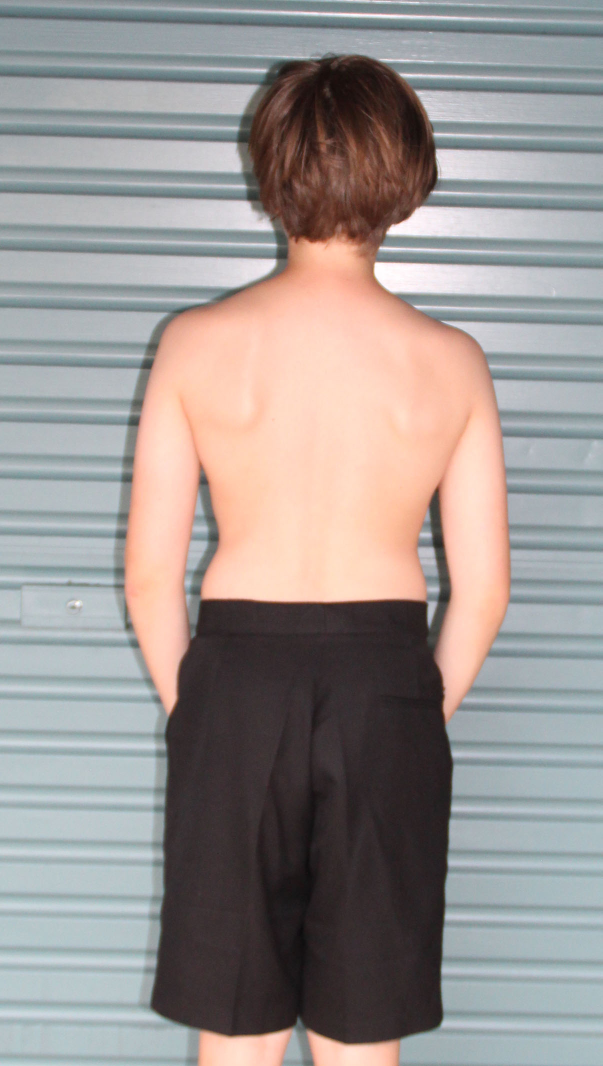
#> input picture pic-origs/IMG_6199 Kopie 2.jpg, 1205 x 2132 px (shown at 1/2 size); its folder holds only this picture in this run
$ python -i BodyRect.py   (imports and definitions only)   (older library calls are emulated)
#> lines starting #> are read from the running program, lines starting #| are printed output that depends on the picture; after the words box and inside, x2 and y2 are one past the last pixel; in counts of white or black regions, pixels touching at a corner belong together
import numpy as np
import cv2
import imutils
from scipy import ndimage
from numpy import float32
from toolbox import *


class BodyRect:
#     Image Variables:
#      - backup: input image that can be resetted
#      - image: input image as it is
#      - img_hsv: HSV Converted image
#      - mask: Skin-Color-Range mask
#      - masked: image masked through mask
#      - masked_grey: masked image converted ino grey (after RGB conversion)
#      - edged: after edge test_outlier_detection
#      - rect: Contour and Mask selected ROI of image
#      - maskedRect: Contour and Mask selected ROI of masked
#      - maskedGreyRect: maskedRect from Grey image
#
#     Other Variables:
#      - quality: is white pixels/black pixels in the maskedRect-SkinColorMask
#      - rectShape: is (x,y,w,h) of the ROI in image
#      - center: contour-Center (x,y)
#      - heightBoundary: Dictionary (upperY and lowerY) initialized to 0. Will be set by user to mark upper and lower border for normalization

    # define range of skin color in HSV, following partly the paper of Kolkur et al.
    # Human Skin Detection Using RGB, HSV and YCbCr Color Models
    lower_skin_hsv = np.array([0,58,0])
    upper_skin_hsv = np.array([25,173,255])

    def __init__(self, img, autodetect='on'):
#> called with autodetect = 'on'
        self.quality = 0
        self.image=img
        if autodetect=='off':
            self.rect=img
            self.masked = img
            self.masked_grey = cv2.cvtColor(self.masked, cv2.COLOR_RGB2GRAY)
            self.maskedRect=self.masked
            self.maskedGreyRect = self.masked_grey
            rh, rw,_ = img.shape
            self.rectShape=(0,0,rw,rh)
            return

        self.backup=img.copy()
        self.img_hsv = cv2.cvtColor(self.image, cv2.COLOR_BGR2HSV)
#> self.img_hsv: shape (2132, 1205, 3); mean H, S, V 67.7, 41.3, 162.2

        # Threshold the HSV image to get only skin colors
        self.mask = cv2.inRange(self.img_hsv, BodyRect.lower_skin_hsv, BodyRect.upper_skin_hsv)
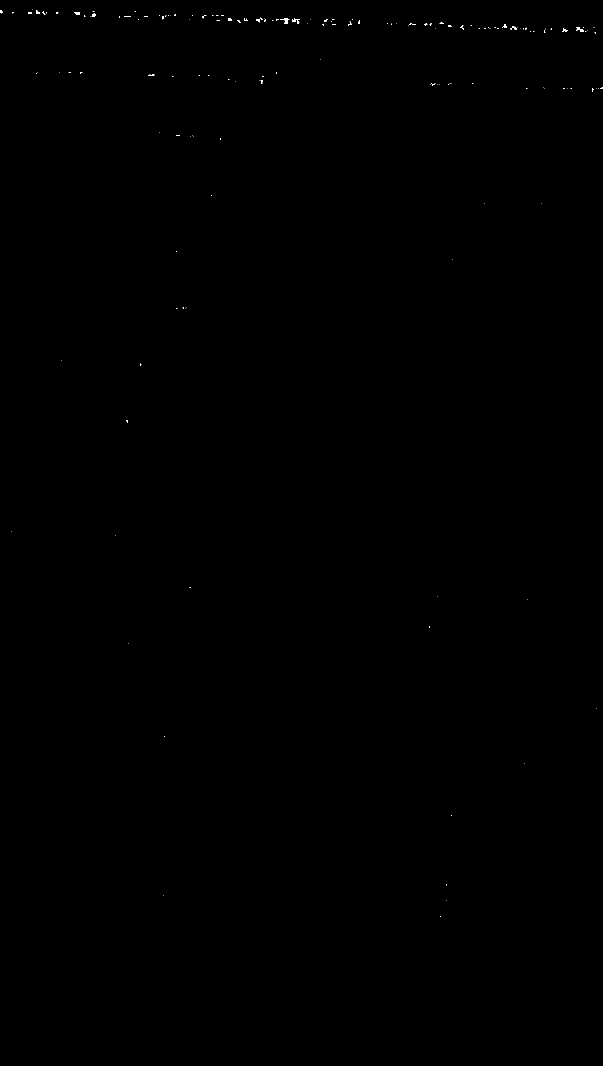
#> self.mask: shape (2132, 1205) (shown at 1/2 size); 0.05% white in thin lines or dots, all inside (x1, y1, x2, y2) = (0, 19, 1205, 1834)
        kernel = cv2.getStructuringElement(cv2.MORPH_RECT, (9, 9))
        self.mask = cv2.dilate(self.mask, kernel, iterations=1)
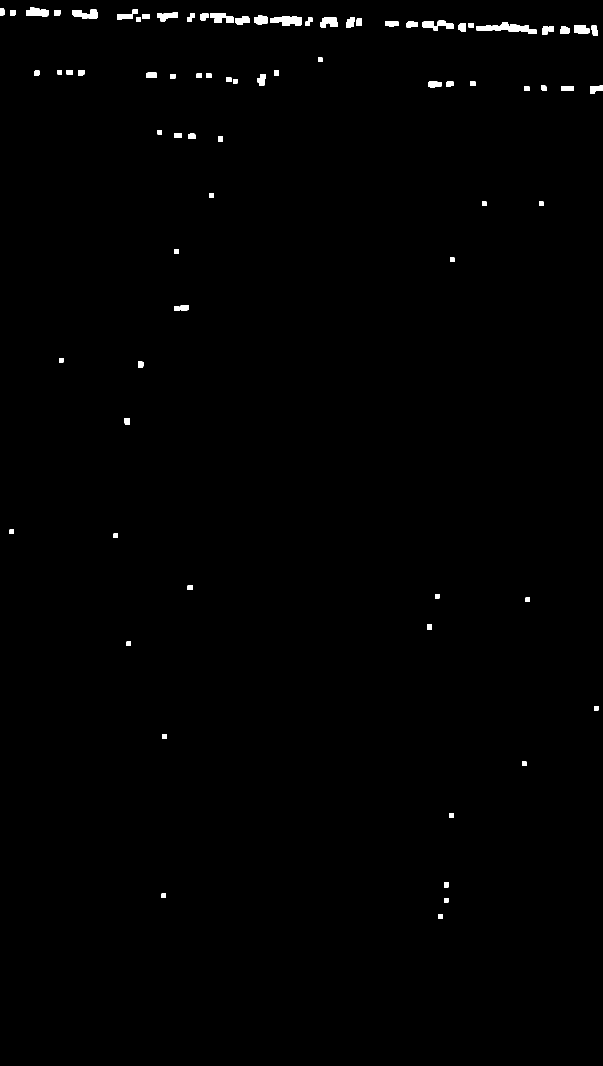
#> self.mask: shape (2132, 1205) (shown at 1/2 size); 0.66% white; 81 white regions, largest, box (x1, y1, x2, y2) and area: (953, 44, 1073, 68) 1383, (540, 33, 604, 52) 921, (844, 41, 908, 61) 710
        self.mask = cv2.erode(self.mask, kernel, iterations=1)
#> self.mask: shape (2132, 1205); 0.08% white; 102 white regions (72 under 20 px), largest, box (x1, y1, x2, y2) and area: (544, 37, 600, 48) 257, (56, 19, 94, 30) 169, (1152, 54, 1175, 64) 137

        self.masked = cv2.bitwise_and(self.image,self.image, mask= self.mask)
        self.masked_rgb = cv2.cvtColor(self.masked, cv2.COLOR_HSV2RGB)
        self.masked_grey = cv2.cvtColor(self.masked_rgb, cv2.COLOR_RGB2GRAY)

        # Grey conversion and Canny edge detection of the cropped image

        self.edged = cv2.Canny(self.masked, 50, 100)
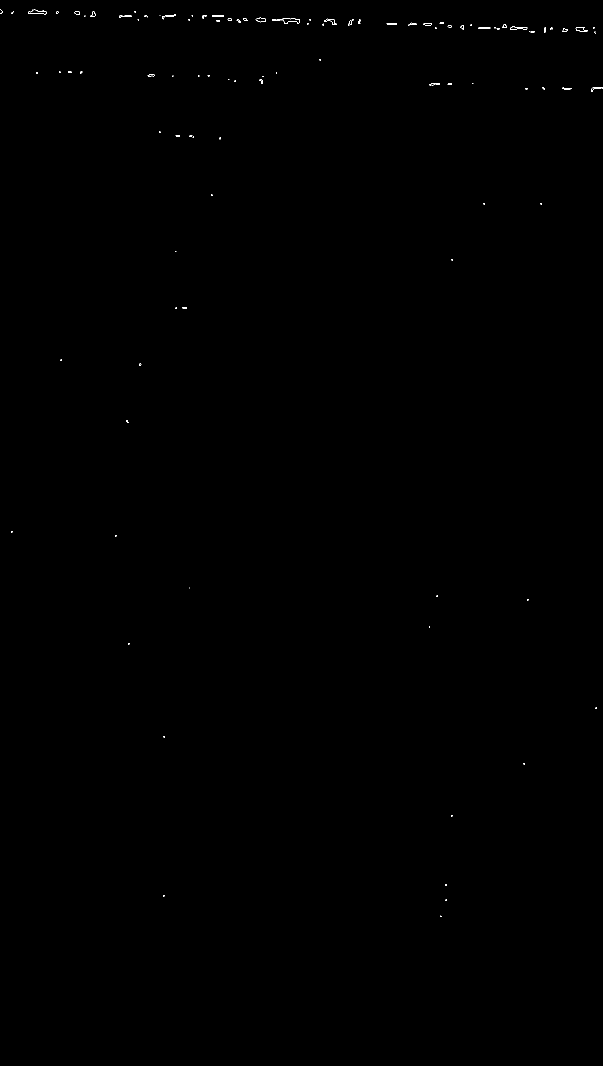
#> self.edged: shape (2132, 1205) (shown at 1/2 size); 0.07% white in thin lines or dots, all inside (x1, y1, x2, y2) = (0, 19, 1205, 1834)
        self.edged = cv2.dilate(self.edged, kernel, iterations=1)
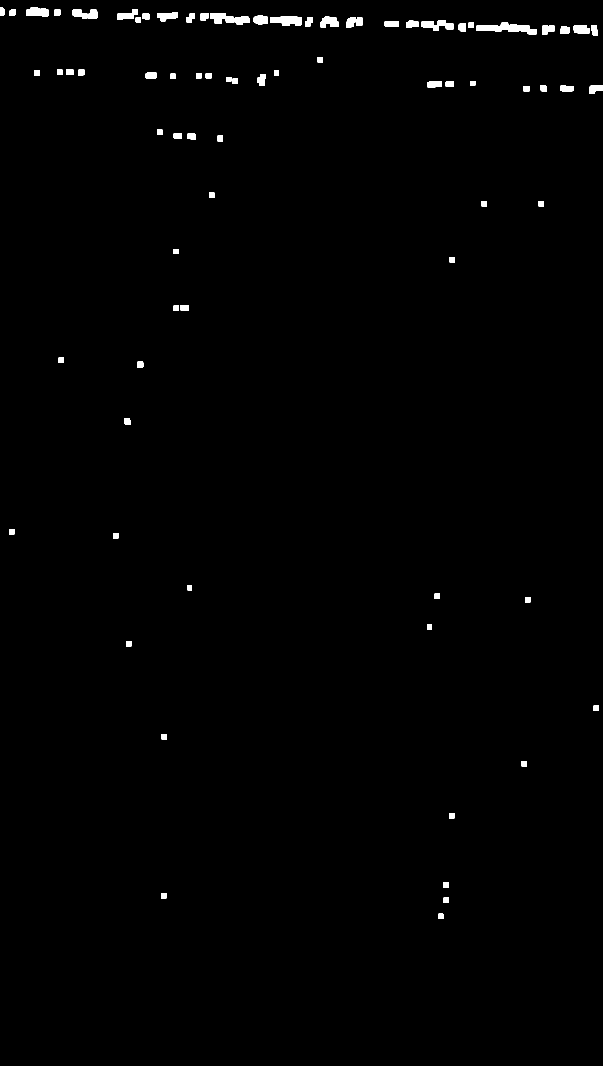
#> self.edged: shape (2132, 1205) (shown at 1/2 size); 0.77% white; 79 white regions, largest, box (x1, y1, x2, y2) and area: (953, 44, 1073, 69) 1511, (540, 32, 604, 52) 987, (843, 40, 908, 62) 829
        self.edged = cv2.erode(self.edged, kernel, iterations=1)
#> self.edged: shape (2132, 1205); 0.14% white; 93 white regions (54 under 20 px)


        # now finding contours and combining them into one array
        cnts = cv2.findContours(self.edged, cv2.RETR_EXTERNAL, cv2.CHAIN_APPROX_SIMPLE)
#> cnts = 93 contours, 63 with area under 20; largest, box (x1, y1, x2, y2) and area: (544, 36, 600, 48) 266, (56, 19, 94, 30) 166, (1005, 48, 1055, 59) 147, (1151, 54, 1175, 64) 138, (511, 35, 532, 45) 118
        cnts=cnts[1]
#> cnts = 93 rows, first 6: [1, -1, -1, -1], [2, 0, -1, -1], [3, 1, -1, -1], [4, 2, -1, -1], [5, 3, -1, -1], [6, 4, -1, -1]
        #cnts = cnts[0] if imutils.is_cv2() else cnts[1]
        # sort contours and keep only the largest
#> (the run stopped early here; a loop or call above may not have finished)
